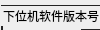
      <widget class="QWidget" name="page_2">
       <property name="geometry">
        <rect>
         <x>0</x>
         <y>0</y>
         <width>100</width>
         <height>30</height>
        </rect>
       </property>
       <attribute name="label">
        <string>版本信息</string>
       </attribute>
       <widget class="QGroupBox" name="groupBox_SoftwareVersion">
        <property name="geometry">
         <rect>
          <x>1</x>
          <y>5</y>
          <width>224</width>
          <height>126</height>
         </rect>
        </property>
        <property name="styleSheet">
         <string notr="true">QGroupBox {
  border: 1.5px solid rgb(36, 36, 36);
}</string>
        </property>
        <property name="title">
         <string>下位机软件版本号</string>
        </property>
        <widget class="QLabel" name="label_101">
         <property name="geometry">
          <rect>
           <x>10</x>
           <y>24</y>
           <width>68</width>
           <height>20</height>
          </rect>
         </property>
         <property name="minimumSize">
          <size>
           <width>68</width>
           <height>20</height>
          </size>
         </property>
         <property name="maximumSize">
          <size>
           <width>68</width>
           <height>20</height>
          </size>
         </property>
         <property name="text">
          <string>DSP版本号</string>
         </property>
        </widget>
        <widget class="QLabel" name="label_102">
         <property name="enabled">
          <bool>true</bool>
         </property>
         <property name="geometry">
          <rect>
           <x>10</x>
           <y>48</y>
           <width>68</width>
           <height>20</height>
          </rect>
         </property>
         <property name="minimumSize">
          <size>
           <width>68</width>
           <height>20</height>
          </size>
         </property>
         <property name="maximumSize">
          <size>
           <width>68</width>
           <height>20</height>
          </size>
         </property>
         <property name="text">
          <string>STM32版本号：</string>
         </property>
        </widget>
        <widget class="QLabel" name="label_103">
         <property name="geometry">
          <rect>
           <x>10</x>
           <y>74</y>
           <width>68</width>
           <height>20</height>
          </rect>
         </property>
         <property name="minimumSize">
          <size>
           <width>68</width>
           <height>20</height>
          </size>
         </property>
         <property name="maximumSize">
          <size>
           <width>68</width>
           <height>20</height>
          </size>
         </property>
         <property name="text">
          <string>激光雷达</string>
         </property>
        </widget>
        <widget class="QLabel" name="label_104">
         <property name="geometry">
          <rect>
           <x>10</x>
           <y>98</y>
           <width>68</width>
           <height>20</height>
          </rect>
         </property>
         <property name="minimumSize">
          <size>
           <width>68</width>
           <height>20</height>
          </size>
         </property>
         <property name="maximumSize">
          <size>
           <width>68</width>
           <height>20</height>
          </size>
         </property>
         <property name="text">
          <string>摄像头</string>
         </property>
        </widget>
        <widget class="QLabel" name="labelEdit_DSP">
         <property name="geometry">
          <rect>
           <x>80</x>
           <y>24</y>
           <width>125</width>
           <height>20</height>
          </rect>
         </property>
         <property name="styleSheet">
          <string notr="true">border: 1px solid rgb(36, 36, 36);        background: rgb(82, 82, 82);</string>
         </property>
         <property name="text">
          <string/>
         </property>
         <property name="alignment">
          <set>Qt::AlignCenter</set>
         </property>
        </widget>
        <widget class="QLabel" name="labelEdit_STM32">
         <property name="geometry">
          <rect>
           <x>80</x>
           <y>48</y>
           <width>125</width>
           <height>20</height>
          </rect>
         </property>
         <property name="styleSheet">
          <string notr="true">border: 1px solid rgb(36, 36, 36);        background: rgb(82, 82, 82);</string>
         </property>
         <property name="text">
          <string/>
         </property>
         <property name="alignment">
          <set>Qt::AlignCenter</set>
         </property>
        </widget>
        <widget class="QLabel" name="labelEdit_laser">
         <property name="geometry">
          <rect>
           <x>80</x>
           <y>74</y>
           <width>125</width>
           <height>20</height>
          </rect>
         </property>
         <property name="styleSheet">
          <string notr="true">border: 1px solid rgb(36, 36, 36);        background: rgb(82, 82, 82);</string>
         </property>
         <property name="text">
          <string/>
         </property>
         <property name="alignment">
          <set>Qt::AlignCenter</set>
         </property>
        </widget>
        <widget class="QLabel" name="labelEdit_642">
         <property name="geometry">
          <rect>
           <x>80</x>
           <y>98</y>
           <width>125</width>
           <height>20</height>
          </rect>
         </property>
         <property name="styleSheet">
          <string notr="true">border: 1px solid rgb(36, 36, 36);        background: rgb(82, 82, 82);</string>
         </property>
         <property name="text">
          <string/>
         </property>
         <property name="alignment">
          <set>Qt::AlignCenter</set>
         </property>
        </widget>
       </widget>
       <widget class="QGroupBox" name="groupBox_Mileage_information">
        <property name="geometry">
         <rect>
          <x>234</x>
          <y>3</y>
          <width>224</width>
          <height>129</height>
         </rect>
        </property>
        <property name="styleSheet">
         <string notr="true">QGroupBox {
  border: 1.5px solid rgb(36, 36, 36);
}
</string>
        </property>
        <property name="title">
         <string>里程信息</string>
        </property>
        <widget class="QLabel" name="label_105">
         <property name="geometry">
          <rect>
           <x>16</x>
           <y>24</y>
           <width>68</width>
           <height>20</height>
          </rect>
         </property>
         <property name="minimumSize">
          <size>
           <width>68</width>
           <height>20</height>
          </size>
         </property>
         <property name="maximumSize">
          <size>
           <width>68</width>
           <height>20</height>
          </size>
         </property>
         <property name="text">
          <string>空载里程</string>
         </property>
        </widget>
        <widget class="QLabel" name="label_108">
         <property name="geometry">
          <rect>
           <x>14</x>
           <y>98</y>
           <width>68</width>
           <height>20</height>
          </rect>
         </property>
         <property name="minimumSize">
          <size>
           <width>68</width>
           <height>20</height>
          </size>
         </property>
         <property name="maximumSize">
          <size>
           <width>68</width>
           <height>20</height>
          </size>
         </property>
         <property name="text">
          <string>顶升次数</string>
         </property>
        </widget>
        <widget class="QLabel" name="label_107">
         <property name="geometry">
          <rect>
           <x>17</x>
           <y>74</y>
           <width>68</width>
           <height>20</height>
          </rect>
         </property>
         <property name="minimumSize">
          <size>
           <width>68</width>
           <height>20</height>
          </size>
         </property>
         <property name="maximumSize">
          <size>
           <width>68</width>
           <height>20</height>
          </size>
         </property>
         <property name="text">
          <string>总里程</string>
         </property>
        </widget>
        <widget class="QLabel" name="label_106">
         <property name="enabled">
          <bool>true</bool>
         </property>
         <property name="geometry">
          <rect>
           <x>17</x>
           <y>48</y>
           <width>68</width>
           <height>20</height>
          </rect>
         </property>
         <property name="minimumSize">
          <size>
           <width>68</width>
           <height>20</height>
          </size>
         </property>
         <property name="maximumSize">
          <size>
           <width>68</width>
           <height>20</height>
          </size>
         </property>
         <property name="text">
          <string>带载里程</string>
         </property>
        </widget>
        <widget class="QLabel" name="labelEdit_No_Load_Mileage">
         <property name="geometry">
          <rect>
           <x>74</x>
           <y>24</y>
           <width>125</width>
           <height>20</height>
          </rect>
         </property>
         <property name="styleSheet">
          <string notr="true">border: 1px solid rgb(36, 36, 36);        background: rgb(82, 82, 82);</string>
         </property>
         <property name="text">
          <string/>
         </property>
         <property name="alignment">
          <set>Qt::AlignCenter</set>
         </property>
        </widget>
        <widget class="QLabel" name="labelEdit_On_Load_Mileage">
         <property name="geometry">
          <rect>
           <x>74</x>
           <y>48</y>
           <width>125</width>
           <height>20</height>
          </rect>
         </property>
         <property name="styleSheet">
          <string notr="true">border: 1px solid rgb(36, 36, 36);        background: rgb(82, 82, 82);</string>
         </property>
         <property name="text">
          <string/>
         </property>
         <property name="alignment">
          <set>Qt::AlignCenter</set>
         </property>
        </widget>
        <widget class="QLabel" name="labelEdit_mileage">
         <property name="geometry">
          <rect>
           <x>74</x>
           <y>74</y>
           <width>125</width>
           <height>20</height>
          </rect>
         </property>
         <property name="styleSheet">
          <string notr="true">border: 1px solid rgb(36, 36, 36);        background: rgb(82, 82, 82);</string>
         </property>
         <property name="text">
          <string/>
         </property>
         <property name="alignment">
          <set>Qt::AlignCenter</set>
         </property>
        </widget>
        <widget class="QLabel" name="labelEdit_LiftupCount">
         <property name="geometry">
          <rect>
           <x>74</x>
           <y>98</y>
           <width>125</width>
           <height>20</height>
          </rect>
         </property>
         <property name="styleSheet">
          <string notr="true">border: 1px solid rgb(36, 36, 36);        background: rgb(82, 82, 82);</string>
         </property>
         <property name="text">
          <string/>
         </property>
         <property name="alignment">
          <set>Qt::AlignCenter</set>
         </property>
        </widget>
       </widget>
      </widget>
